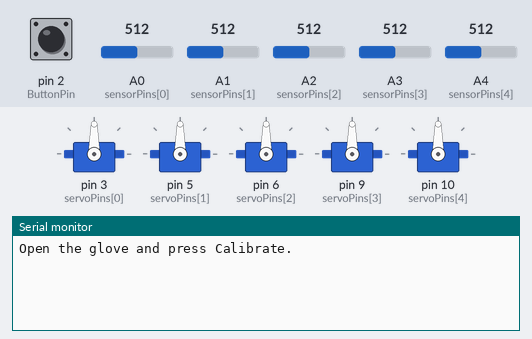
A sketch run on a simulated Arduino Uno, built with avr-gcc and run on an emulated ATmega328P. On the bench: 5 × servo, the last lines printed to the serial monitor. The inputs (shaded band) are chosen by the test bench; at power-on: pin 2 (ButtonPin) HIGH, A0 (sensorPins[0]) = 512, A1 (sensorPins[1]) = 512, A2 (sensorPins[2]) = 512, A3 (sensorPins[3]) = 512, A4 (sensorPins[4]) = 512.

Above: at 1.2 s.
1.3 s: pin 2 (ButtonPin) pulled LOW for 0.15 s
At 2.3 s:
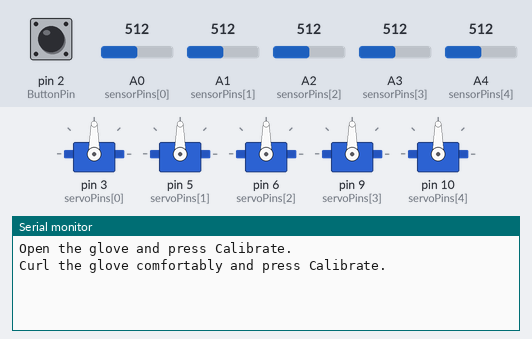
2.9 s: pin 2 (ButtonPin) pulled LOW for 1 s
At 3.8 s:
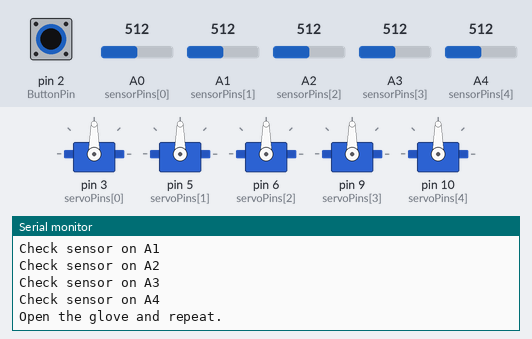
Timing chart, 0 to 5.9 s (numbered marks = the images above; inputs shaded):
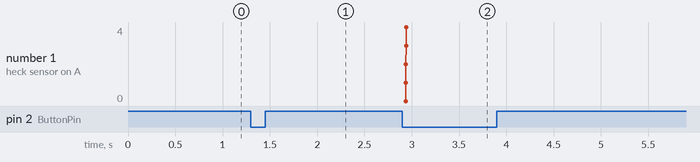

The sketch:

animatronic_mimic_hand.ino
```cpp
#include <Servo.h>

constexpr byte Count = 5, ButtonPin = 2;
const byte sensorPins[Count] = {A0,A1,A2,A3,A4};
const byte servoPins[Count] = {3,5,6,9,10};
const int rest[Count] = {90,90,90,90,90};
const int curled[Count] = {115,115,115,115,115};
Servo fingers[Count];
int openReading[Count], curledReading[Count], angle[Count];
enum State { OPEN_CAPTURE, CURL_CAPTURE, LIVE };
State state = OPEN_CAPTURE;
bool raw = false, stable = false;
unsigned long changedAt = 0, stepAt = 0;

int readDigit(byte i) {
  analogRead(sensorPins[i]);
  int total = 0;
  for (byte sample = 0; sample < 4; ++sample) total += analogRead(sensorPins[i]);
  return total / 4;
}
bool press(unsigned long now) {
  const bool pressed = digitalRead(ButtonPin) == LOW;
  if (pressed != raw) { raw = pressed; changedAt = now; }
  if (raw == stable || now - changedAt < 35) return false;
  stable = raw;
  return stable;
}
void setup() {
  pinMode(ButtonPin, INPUT_PULLUP);
  raw = stable = digitalRead(ButtonPin) == LOW;
  Serial.begin(115200);
  for (byte i = 0; i < Count; ++i) {
    angle[i] = rest[i];
    fingers[i].attach(servoPins[i]);
    fingers[i].write(angle[i]);
  }
  Serial.println(F("Open the glove and press Calibrate."));
}
void loop() {
  const unsigned long now = millis();
  if (press(now)) {
    if (state == LIVE) {
      state = OPEN_CAPTURE;
      Serial.println(F("Open the glove and press Calibrate."));
    } else if (state == OPEN_CAPTURE) {
      for (byte i = 0; i < Count; ++i) openReading[i] = readDigit(i);
      state = CURL_CAPTURE;
      Serial.println(F("Curl the glove comfortably and press Calibrate."));
    } else {
      bool valid = true;
      for (byte i = 0; i < Count; ++i) {
        curledReading[i] = readDigit(i);
        if (curledReading[i] - openReading[i] < 25) {
          valid = false;
          Serial.print(F("Check sensor on A")); Serial.println(i);
        }
      }
      state = valid ? LIVE : OPEN_CAPTURE;
      Serial.println(valid ? F("Calibrated. Move one digit at a time.") : F("Open the glove and repeat."));
    }
  }
  if (now - stepAt < 20) return;
  stepAt = now;
  for (byte i = 0; i < Count; ++i) {
    int target = rest[i];
    if (state == LIVE) {
      const int sample = constrain(readDigit(i), openReading[i], curledReading[i]);
      target = map(sample, openReading[i], curledReading[i], rest[i], curled[i]);
    }
    angle[i] += constrain(target - angle[i],-2,2);
    fingers[i].write(angle[i]);
  }
}
```

Measured:
- after the input at 1.3 s, the serial monitor: prints a new line at once (image 1)
- after the input at 2.9 s, the serial monitor: prints a new line at once (image 2)
